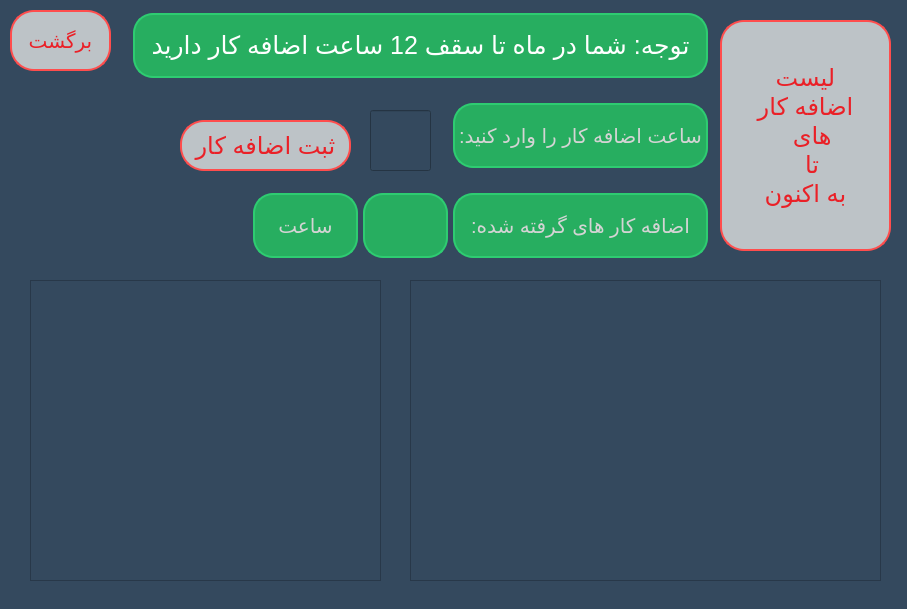
<?xml version="1.0" encoding="UTF-8"?>
<ui version="4.0">
 <class>overtime_hour</class>
 <widget class="QWidget" name="overtime_hour">
  <property name="geometry">
   <rect>
    <x>0</x>
    <y>0</y>
    <width>907</width>
    <height>609</height>
   </rect>
  </property>
  <property name="windowTitle">
   <string>Form</string>
  </property>
  <property name="styleSheet">
   <string notr="true">background: #34495e;</string>
  </property>
  <widget class="QPushButton" name="back_to_emploee_page">
   <property name="geometry">
    <rect>
     <x>10</x>
     <y>10</y>
     <width>101</width>
     <height>61</height>
    </rect>
   </property>
   <property name="cursor">
    <cursorShape>PointingHandCursor</cursorShape>
   </property>
   <property name="styleSheet">
    <string notr="true">border-radius: 24px;

	color:#EA2027; background-color:#bdc3c7; border: 2px solid #ff4d4d;  font-size:20px;</string>
   </property>
   <property name="text">
    <string>برگشت</string>
   </property>
  </widget>
  <widget class="QPushButton" name="accept">
   <property name="geometry">
    <rect>
     <x>180</x>
     <y>120</y>
     <width>171</width>
     <height>51</height>
    </rect>
   </property>
   <property name="cursor">
    <cursorShape>PointingHandCursor</cursorShape>
   </property>
   <property name="styleSheet">
    <string notr="true">border-radius: 24px;

	color:#EA2027; background-color:#bdc3c7; border: 2px solid #ff4d4d;  font-size:24px;</string>
   </property>
   <property name="text">
    <string>ثبت اضافه کار</string>
   </property>
  </widget>
  <widget class="QLabel" name="label_9">
   <property name="geometry">
    <rect>
     <x>450</x>
     <y>100</y>
     <width>261</width>
     <height>71</height>
    </rect>
   </property>
   <property name="layoutDirection">
    <enum>Qt::LeftToRight</enum>
   </property>
   <property name="styleSheet">
    <string notr="true">	border: 0;
	background: #27ae60;
	display: block;
	margin: 3px 3px;
	text-align: center;
	border: 2px solid #2ecc71;
	outline: none;
	color: #d4d4d4;
	border-radius: 20px;
	font-size:20px;	</string>
   </property>
   <property name="text">
    <string>ساعت اضافه کار را وارد کنید:</string>
   </property>
   <property name="alignment">
    <set>Qt::AlignCenter</set>
   </property>
  </widget>
  <widget class="QScrollArea" name="scrollArea_2">
   <property name="geometry">
    <rect>
     <x>410</x>
     <y>280</y>
     <width>471</width>
     <height>301</height>
    </rect>
   </property>
   <property name="styleSheet">
    <string notr="true"/>
   </property>
   <property name="widgetResizable">
    <bool>true</bool>
   </property>
   <widget class="QWidget" name="scrollAreaWidgetContents_2">
    <property name="geometry">
     <rect>
      <x>0</x>
      <y>0</y>
      <width>469</width>
      <height>299</height>
     </rect>
    </property>
    <layout class="QHBoxLayout" name="horizontalLayout_2">
     <item>
      <widget class="QLabel" name="warning">
       <property name="styleSheet">
        <string notr="true">font-size:17px;color:white;</string>
       </property>
       <property name="text">
        <string/>
       </property>
       <property name="alignment">
        <set>Qt::AlignHCenter|Qt::AlignTop</set>
       </property>
      </widget>
     </item>
    </layout>
   </widget>
  </widget>
  <widget class="QLabel" name="hour">
   <property name="geometry">
    <rect>
     <x>360</x>
     <y>190</y>
     <width>91</width>
     <height>71</height>
    </rect>
   </property>
   <property name="styleSheet">
    <string notr="true">	border: 0;
	background: #27ae60;
	display: block;
	margin: 3px 3px;
	text-align: center;
	border: 2px solid #2ecc71;
	outline: none;
	color: red;
	border-radius: 20px;
	font-size:20px;	</string>
   </property>
   <property name="text">
    <string/>
   </property>
   <property name="alignment">
    <set>Qt::AlignCenter</set>
   </property>
  </widget>
  <widget class="QLineEdit" name="hour_overtime">
   <property name="geometry">
    <rect>
     <x>370</x>
     <y>110</y>
     <width>61</width>
     <height>61</height>
    </rect>
   </property>
   <property name="styleSheet">
    <string notr="true">font-size:20px;</string>
   </property>
  </widget>
  <widget class="QScrollArea" name="scrollArea">
   <property name="geometry">
    <rect>
     <x>30</x>
     <y>280</y>
     <width>351</width>
     <height>301</height>
    </rect>
   </property>
   <property name="styleSheet">
    <string notr="true"/>
   </property>
   <property name="widgetResizable">
    <bool>true</bool>
   </property>
   <widget class="QWidget" name="scrollAreaWidgetContents">
    <property name="geometry">
     <rect>
      <x>0</x>
      <y>0</y>
      <width>349</width>
      <height>299</height>
     </rect>
    </property>
    <layout class="QHBoxLayout" name="horizontalLayout">
     <item>
      <widget class="QLabel" name="information">
       <property name="styleSheet">
        <string notr="true">font-size:17px;color:white;</string>
       </property>
       <property name="text">
        <string/>
       </property>
       <property name="alignment">
        <set>Qt::AlignHCenter|Qt::AlignTop</set>
       </property>
      </widget>
     </item>
    </layout>
   </widget>
  </widget>
  <widget class="QPushButton" name="list">
   <property name="geometry">
    <rect>
     <x>720</x>
     <y>20</y>
     <width>171</width>
     <height>231</height>
    </rect>
   </property>
   <property name="cursor">
    <cursorShape>PointingHandCursor</cursorShape>
   </property>
   <property name="styleSheet">
    <string notr="true">border-radius: 24px;

	color:#EA2027; background-color:#bdc3c7; border: 2px solid #ff4d4d;  font-size:24px;</string>
   </property>
   <property name="text">
    <string>لیست
اضافه کار
های 
تا 
به اکنون</string>
   </property>
  </widget>
  <widget class="QLabel" name="label_8">
   <property name="geometry">
    <rect>
     <x>130</x>
     <y>10</y>
     <width>581</width>
     <height>71</height>
    </rect>
   </property>
   <property name="layoutDirection">
    <enum>Qt::LeftToRight</enum>
   </property>
   <property name="styleSheet">
    <string notr="true">	border: 0;
	background: #27ae60;
	display: block;
	margin: 3px 3px;
	text-align: center;
	border: 2px solid #2ecc71;
	outline: none;
	color: white;
	border-radius: 20px;
	font-size:25px;	</string>
   </property>
   <property name="text">
    <string>&lt;html&gt;&lt;head/&gt;&lt;body&gt;&lt;p&gt;توجه: شما در ماه تا سقف 12 ساعت اضافه کار دارید&lt;/p&gt;&lt;/body&gt;&lt;/html&gt;</string>
   </property>
   <property name="alignment">
    <set>Qt::AlignCenter</set>
   </property>
  </widget>
  <widget class="QLabel" name="label_10">
   <property name="geometry">
    <rect>
     <x>450</x>
     <y>190</y>
     <width>261</width>
     <height>71</height>
    </rect>
   </property>
   <property name="layoutDirection">
    <enum>Qt::LeftToRight</enum>
   </property>
   <property name="styleSheet">
    <string notr="true">	border: 0;
	background: #27ae60;
	display: block;
	margin: 3px 3px;
	text-align: center;
	border: 2px solid #2ecc71;
	outline: none;
	color: #d4d4d4;
	border-radius: 20px;
	font-size:20px;	</string>
   </property>
   <property name="text">
    <string>اضافه کار های گرفته شده:</string>
   </property>
   <property name="alignment">
    <set>Qt::AlignCenter</set>
   </property>
  </widget>
  <widget class="QLabel" name="label_11">
   <property name="geometry">
    <rect>
     <x>250</x>
     <y>190</y>
     <width>111</width>
     <height>71</height>
    </rect>
   </property>
   <property name="layoutDirection">
    <enum>Qt::LeftToRight</enum>
   </property>
   <property name="styleSheet">
    <string notr="true">	border: 0;
	background: #27ae60;
	display: block;
	margin: 3px 3px;
	text-align: center;
	border: 2px solid #2ecc71;
	outline: none;
	color: #d4d4d4;
	border-radius: 20px;
	font-size:20px;	</string>
   </property>
   <property name="text">
    <string>ساعت</string>
   </property>
   <property name="alignment">
    <set>Qt::AlignCenter</set>
   </property>
  </widget>
  <widget class="QLabel" name="end">
   <property name="geometry">
    <rect>
     <x>30</x>
     <y>220</y>
     <width>161</width>
     <height>51</height>
    </rect>
   </property>
   <property name="styleSheet">
    <string notr="true">color: #d4d4d4;
font-size:18px;</string>
   </property>
   <property name="text">
    <string/>
   </property>
  </widget>
 </widget>
 <resources/>
 <connections/>
</ui>
